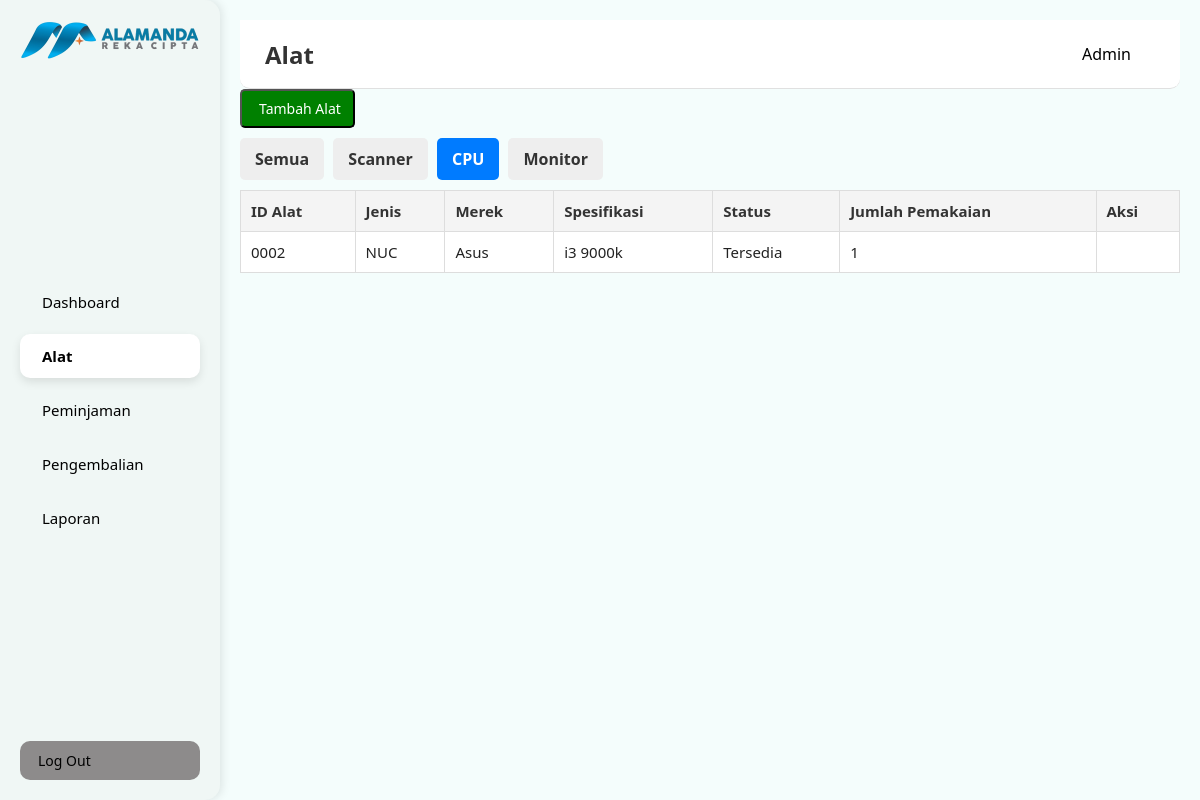
Screenshot of /alat.php?kategori=cpu with the database file from the repository.
### tables this page shows
CREATE TABLE `alat` (
  `id` int(11) NOT NULL,
  `id_alat` varchar(20) NOT NULL,
  `kategori` enum('scanner','cpu','monitor') NOT NULL,
  `jenis` varchar(100) DEFAULT NULL,
  `merek` varchar(100) DEFAULT NULL,
  `seri` varchar(100) DEFAULT NULL,
  `ukuran` enum('kecil','sedang','besar') DEFAULT NULL,
  `spesifikasi` text DEFAULT NULL,
  `ukuran_inch` decimal(4,1) DEFAULT NULL,
  `resolusi` varchar(50) DEFAULT NULL,
  `lokasi` varchar(100) DEFAULT NULL,
  `status` enum('Tersedia','Dipinjam','Rusak','Dalam Perbaikan','Hilang') NOT NULL DEFAULT 'Tersedia',
  `jumlah_pemakaian` int(11) DEFAULT 0,
  `keterangan` text DEFAULT NULL,
  `tgl_masuk` date DEFAULT NULL
);

### tabel_cpu.php (the view, shortened to what this page needs)
<?php
include 'koneksi.php';
$query = mysqli_query($koneksi, "SELECT * FROM alat WHERE kategori='cpu' ORDER BY id_alat ASC");
?>
<?php if (mysqli_num_rows($query) > 0): ?>
  <table class="data-table">
    <thead>
      <tr>
        <th>ID Alat</th>
        <th>Jenis</th>
        <th>Merek</th>
        <th>Spesifikasi</th>
        <th>Status</th>
        <th>Jumlah Pemakaian</th>
        <th>Aksi</th>
      </tr>
    </thead>
    <tbody>
      <?php while ($data = mysqli_fetch_assoc($query)): ?>
        <tr>
          <td><?= htmlspecialchars($data['id_alat']) ?></td>
          <td><?= htmlspecialchars($data['jenis']) ?></td>
          <td><?= htmlspecialchars($data['merek']) ?></td>
          <td><?= nl2br(htmlspecialchars($data['spesifikasi'])) ?></td>
          <td><?= htmlspecialchars($data['status']) ?></td>
          <td><?= (int)$data['jumlah_pemakaian'] ?></td>
          <td>
          </td>
        </tr>
      <?php endwhile; ?>
    </tbody>
  </table>
<?php else: ?>
  <p class="text-muted">Tidak ada data CPU yang tersedia.</p>
<?php endif; ?>

### assets/css/style.css (style rules this page uses)
* { margin: 0; padding: 0; box-sizing: border-box; font-family: "Segoe UI", sans-serif; }
body { background: #f4fdfc; color: #222; }
.data-table { width: 100%; border-collapse: collapse; margin-top: 20px; }
.data-table th, .data-table td { border: 1px solid #ccc; padding: 10px; }
.data-table { width: 100%; border-collapse: separate; border-spacing: 0 10px; font-family: "Segoe UI", sans-serif; font-size: 15px; }
.data-table th { background-color: #f5f5f5; text-align: left; padding: 12px 16px; color: #333; }
.data-table td { background-color: #fff; padding: 12px 16px; vertical-align: middle; border-bottom: 1px solid #eee; }
.data-table th, .data-table td { border: 1px solid #ddd; padding: 10px; text-align: left; }
.data-table th { background-color: #f4f4f4; font-weight: bold; }

### rows the page displays
alat: id_alat "0002", jenis "NUC", merek "Asus", spesifikasi "i3 9000k", status "Tersedia", jumlah_pemakaian "1"

### other values shown
$page_title "Alat"
$_SESSION['username'] "Admin"
